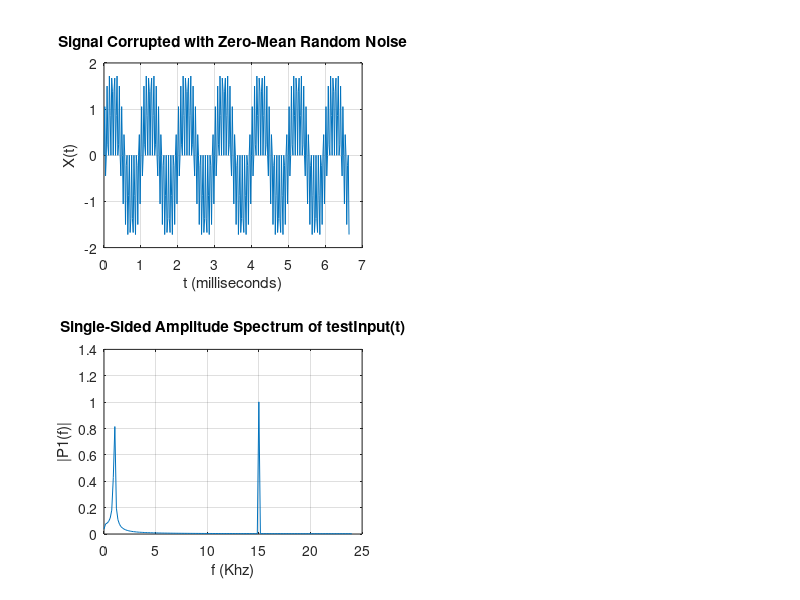

MATLAB code for this plot: (Note: this script raises an error after producing the figure.)
clf, clc, clear all

Fs=48000; Ts = 1/Fs; L =320; t = (0:L-1)*Ts; f = Fs*(0:(L/2))/L;
Fc = 6000;  orden = 28;

S = sin(2*pi*1000*t) + sin(2*pi*15000*t);
%S = square(2*pi*3000*t);
testInput = S + 0*rand(size(S));

figure(1)
subplot(221)
plot(1000*t,testInput)
title('Signal Corrupted with Zero-Mean Random Noise')
xlabel('t (milliseconds)')
ylabel('X(t)')
grid on

Y = fft(testInput);
P2 = abs(Y/L);
P1 = P2(1:L/2+1);
P1(2:end-1) = 2*P1(2:end-1);

figure(1)
subplot(223)
plot(f*0.001,P1)
title('Single-Sided Amplitude Spectrum of testInput(t)')
xlabel('f (Khz)')
ylabel('|P1(f)|')
grid on

[firCoeffsb, firCoeffsa] = fir1(orden, 2*Fc/Fs);
%[firCoeffs, firTime] = impz(firCoeffsb, firCoeffsa);
[h,w] = freqz(firCoeffsb,firCoeffsa,length(f));

% figure(2)
% subplot(121)
% plot(1000*Ts*firTime, firCoeffs), %xlim(1000*Ts*[firTime(1) firTime(end)])
% title('Respuesta Impulsiva del filtro (t)')
% xlabel('t (milliseconds)')
% grid on
% subplot(122)
% plot(0.001*Fs*w/(2*pi),abs(h),'r'), xlim([0 0.001*Fs/2]), grid on
% title('Single-Sided Amplitude Spectrum of Respuesta Impulsiva(t)')
% xlabel('f (Khz)')
% ylabel('|P1(f)|')

testOutput = filter(firCoeffsb,firCoeffsa,testInput);

figure(1)
subplot(222)
plot(1000*t,testOutput)
title('Filtered Signal')
xlabel('t (milliseconds)')
ylabel('X(t)')
grid on

Y = fft(testOutput); 
P2 = abs(Y/L); 
P1 = P2(1:L/2+1); 
P1(2:end-1) = 2*P1(2:end-1);

figure(1),subplot(224)
[ax,h1,h2] = plotyy(f*0.001,P1,f*0.001,abs(h));
title('Single-Sided Amplitude Spectrum of testOutput(t)')
xlabel('f (Khz)')
ylabel('|P1(f)|')
grid on
set(ax(2),'Ylim',[0 1])

external_generation